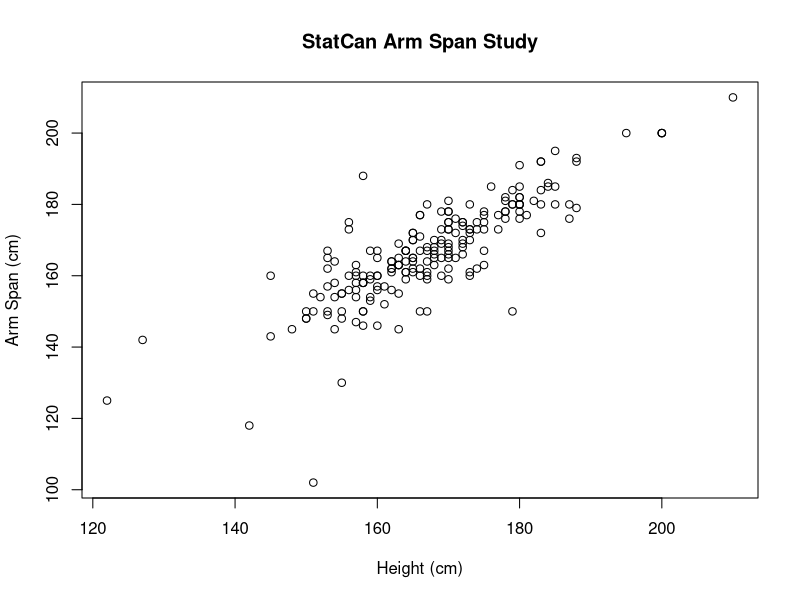
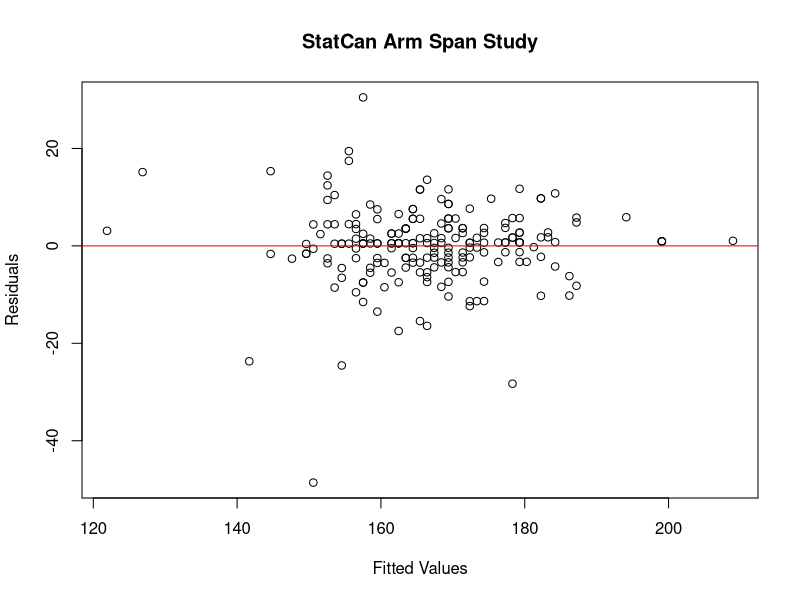
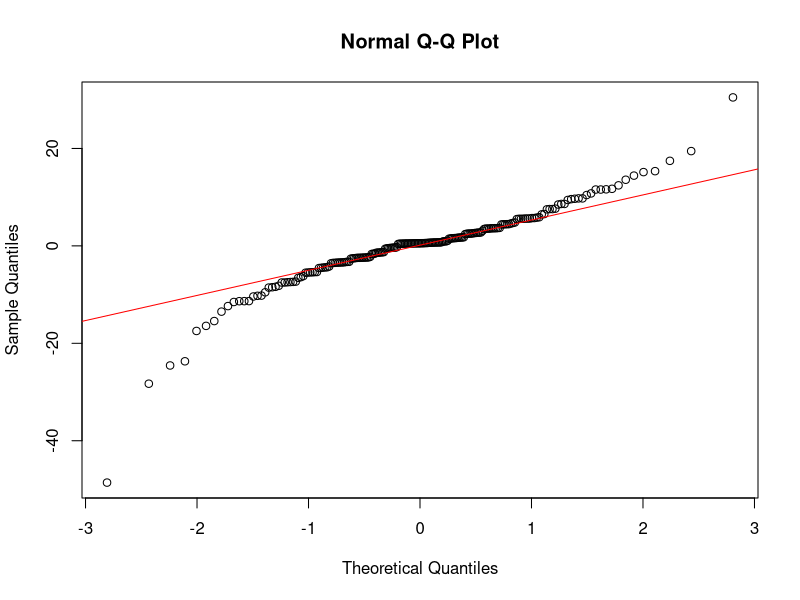
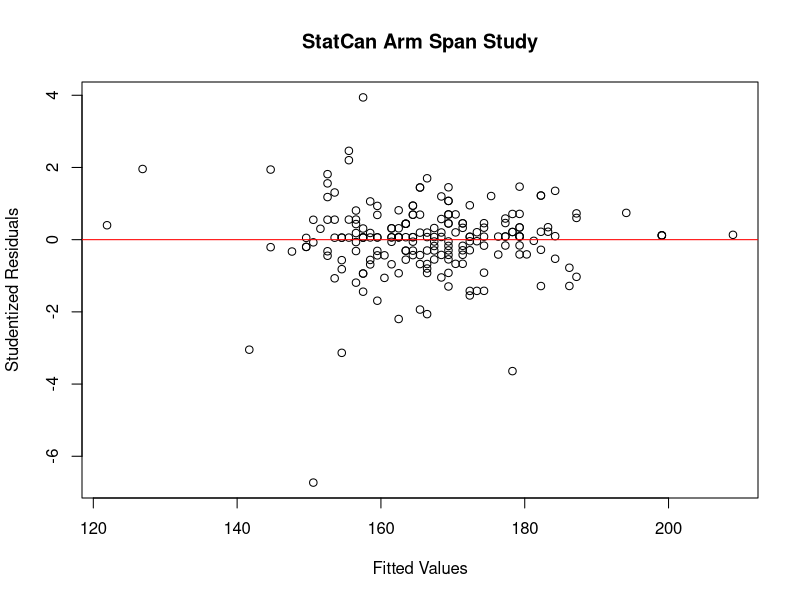
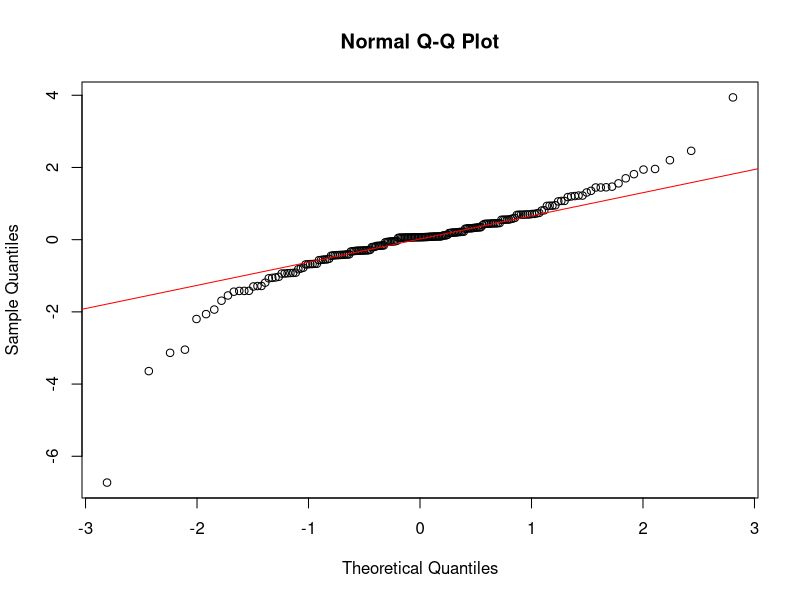

These figures' R source, in order:
## ---- chunk 1
library(readr)
armspan <- read_csv("armspan.csv")
## ---- chunk 2
plot(x = armspan$Height, 
     y = armspan$ArmSpan, 
     main="StatCan Arm Span Study",
     xlab="Height (cm)", 
     ylab="Arm Span (cm)")
cor(armspan$Height, armspan$ArmSpan)
## ---- chunk 3
slr <- lm(ArmSpan ~ Height, data=armspan)
summary(slr)
## ---- chunk 4
get.SS <- aov(ArmSpan ~ Height, data=armspan)
summary(get.SS)
## ---- chunk 5
summary(slr)
summary(get.SS)
## ---- chunk 6
cor(armspan$Height, armspan$ArmSpan)
## ---- chunk 7
confint(slr)
## ---- chunk 8
predict.lm(slr, interval='confidence', newdata=data.frame(Height=170))
## ---- chunk 9
predict.lm(slr, interval='prediction', newdata=data.frame(Height=188))
## ---- chunk 10
plot(slr$fitted.values, slr$residuals, main="StatCan Arm Span Study",
xlab="Fitted Values", ylab="Residuals")
abline(h=0, col="red")
## ---- chunk 11
qqnorm(slr$residuals)
qqline(slr$residuals, col="red")
## ---- chunk 12
library(MASS)
stdresids <- studres(slr)
## ---- chunk 13
plot(slr$fitted.values, stdresids, main="StatCan Arm Span Study",
xlab="Fitted Values", ylab="Studentized Residuals")
abline(h=0, col="red")
## ---- chunk 14
qqnorm(stdresids)
qqline(stdresids, col="red")
## ---- chunk 15
cell.means <- aov(ArmSpan ~ as.factor(Height), data=armspan)
summary(cell.means)
anova(slr, cell.means)
qf(df1 = 44, df2 =  154, p = .95)
